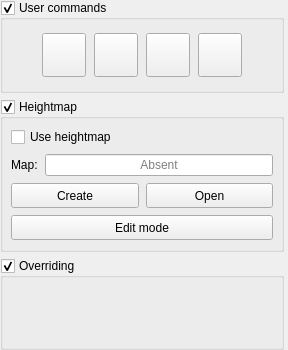
         <widget class="Widget" name="scrollAreaWidgetContents">
          <property name="geometry">
           <rect>
            <x>0</x>
            <y>0</y>
            <width>288</width>
            <height>350</height>
           </rect>
          </property>
          <property name="sizePolicy">
           <sizepolicy hsizetype="Minimum" vsizetype="Maximum">
            <horstretch>0</horstretch>
            <verstretch>0</verstretch>
           </sizepolicy>
          </property>
          <layout class="QVBoxLayout" name="verticalLayout_21">
           <property name="leftMargin">
            <number>0</number>
           </property>
           <property name="topMargin">
            <number>0</number>
           </property>
           <property name="rightMargin">
            <number>4</number>
           </property>
           <property name="bottomMargin">
            <number>0</number>
           </property>
           <item>
            <widget class="GroupBox" name="grpUserCommands">
             <property name="enabled">
              <bool>true</bool>
             </property>
             <property name="title">
              <string>User commands</string>
             </property>
             <property name="checkable">
              <bool>true</bool>
             </property>
             <property name="overrided" stdset="0">
              <bool>false</bool>
             </property>
             <layout class="QHBoxLayout" name="horizontalLayout_30">
              <property name="spacing">
               <number>9</number>
              </property>
              <property name="leftMargin">
               <number>8</number>
              </property>
              <property name="topMargin">
               <number>8</number>
              </property>
              <property name="rightMargin">
               <number>8</number>
              </property>
              <property name="bottomMargin">
               <number>8</number>
              </property>
              <item>
               <widget class="QWidget" name="widgetUserCommands" native="true">
                <layout class="QHBoxLayout" name="horizontalLayout_31">
                 <property name="leftMargin">
                  <number>0</number>
                 </property>
                 <property name="topMargin">
                  <number>0</number>
                 </property>
                 <property name="rightMargin">
                  <number>0</number>
                 </property>
                 <property name="bottomMargin">
                  <number>0</number>
                 </property>
                 <item>
                  <layout class="QGridLayout" name="gridLayout_7">
                   <property name="horizontalSpacing">
                    <number>8</number>
                   </property>
                   <item row="0" column="1">
                    <widget class="StyledToolButton" name="cmdUser1">
                     <property name="enabled">
                      <bool>true</bool>
                     </property>
                     <property name="minimumSize">
                      <size>
                       <width>44</width>
                       <height>44</height>
                      </size>
                     </property>
                     <property name="toolTip">
                      <string>Spindle on/off</string>
                     </property>
                     <property name="icon">
                      <iconset resource="images.qrc">
                       <normaloff>:/images/num2.png</normaloff>:/images/num2.png</iconset>
                     </property>
                     <property name="iconSize">
                      <size>
                       <width>30</width>
                       <height>30</height>
                      </size>
                     </property>
                    </widget>
                   </item>
                   <item row="0" column="3">
                    <widget class="StyledToolButton" name="cmdUser3">
                     <property name="enabled">
                      <bool>true</bool>
                     </property>
                     <property name="minimumSize">
                      <size>
                       <width>44</width>
                       <height>44</height>
                      </size>
                     </property>
                     <property name="toolTip">
                      <string>Spindle on/off</string>
                     </property>
                     <property name="icon">
                      <iconset resource="images.qrc">
                       <normaloff>:/images/num4.png</normaloff>:/images/num4.png</iconset>
                     </property>
                     <property name="iconSize">
                      <size>
                       <width>30</width>
                       <height>30</height>
                      </size>
                     </property>
                    </widget>
                   </item>
                   <item row="0" column="2">
                    <widget class="StyledToolButton" name="cmdUser2">
                     <property name="enabled">
                      <bool>true</bool>
                     </property>
                     <property name="minimumSize">
                      <size>
                       <width>44</width>
                       <height>44</height>
                      </size>
                     </property>
                     <property name="toolTip">
                      <string>Spindle on/off</string>
                     </property>
                     <property name="icon">
                      <iconset resource="images.qrc">
                       <normaloff>:/images/num3.png</normaloff>:/images/num3.png</iconset>
                     </property>
                     <property name="iconSize">
                      <size>
                       <width>30</width>
                       <height>30</height>
                      </size>
                     </property>
                    </widget>
                   </item>
                   <item row="0" column="0">
                    <widget class="StyledToolButton" name="cmdUser0">
                     <property name="enabled">
                      <bool>true</bool>
                     </property>
                     <property name="minimumSize">
                      <size>
                       <width>44</width>
                       <height>44</height>
                      </size>
                     </property>
                     <property name="toolTip">
                      <string>Spindle on/off</string>
                     </property>
                     <property name="icon">
                      <iconset resource="images.qrc">
                       <normaloff>:/images/num1.png</normaloff>:/images/num1.png</iconset>
                     </property>
                     <property name="iconSize">
                      <size>
                       <width>30</width>
                       <height>30</height>
                      </size>
                     </property>
                    </widget>
                   </item>
                  </layout>
                 </item>
                </layout>
               </widget>
              </item>
             </layout>
            </widget>
           </item>
           <item>
            <widget class="GroupBox" name="grpHeightMap">
             <property name="title">
              <string>Heightmap</string>
             </property>
             <property name="checkable">
              <bool>true</bool>
             </property>
             <property name="overrided" stdset="0">
              <bool>false</bool>
             </property>
             <layout class="QVBoxLayout" name="verticalLayout_16">
              <property name="leftMargin">
               <number>8</number>
              </property>
              <property name="topMargin">
               <number>8</number>
              </property>
              <property name="rightMargin">
               <number>8</number>
              </property>
              <property name="bottomMargin">
               <number>9</number>
              </property>
              <item>
               <widget class="QWidget" name="widgetHeightMap" native="true">
                <layout class="QVBoxLayout" name="verticalLayout_15">
                 <property name="spacing">
                  <number>7</number>
                 </property>
                 <property name="leftMargin">
                  <number>0</number>
                 </property>
                 <property name="topMargin">
                  <number>0</number>
                 </property>
                 <property name="rightMargin">
                  <number>0</number>
                 </property>
                 <property name="bottomMargin">
                  <number>0</number>
                 </property>
                 <item>
                  <widget class="QCheckBox" name="chkHeightMapUse">
                   <property name="text">
                    <string>Use heightmap</string>
                   </property>
                  </widget>
                 </item>
                 <item>
                  <layout class="QHBoxLayout" name="horizontalLayout_22">
                   <item>
                    <widget class="QLabel" name="label_15">
                     <property name="text">
                      <string>Map:</string>
                     </property>
                    </widget>
                   </item>
                   <item>
                    <widget class="QLineEdit" name="txtHeightMap">
                     <property name="focusPolicy">
                      <enum>Qt::NoFocus</enum>
                     </property>
                     <property name="text">
                      <string/>
                     </property>
                     <property name="alignment">
                      <set>Qt::AlignCenter</set>
                     </property>
                     <property name="readOnly">
                      <bool>true</bool>
                     </property>
                     <property name="placeholderText">
                      <string>Absent</string>
                     </property>
                    </widget>
                   </item>
                  </layout>
                 </item>
                 <item>
                  <layout class="QHBoxLayout" name="horizontalLayout_21">
                   <item>
                    <widget class="StyledToolButton" name="cmdHeightMapCreate">
                     <property name="sizePolicy">
                      <sizepolicy hsizetype="Preferred" vsizetype="Fixed">
                       <horstretch>0</horstretch>
                       <verstretch>0</verstretch>
                      </sizepolicy>
                     </property>
                     <property name="minimumSize">
                      <size>
                       <width>0</width>
                       <height>25</height>
                      </size>
                     </property>
                     <property name="text">
                      <string>Create</string>
                     </property>
                    </widget>
                   </item>
                   <item>
                    <widget class="StyledToolButton" name="cmdHeightMapLoad">
                     <property name="sizePolicy">
                      <sizepolicy hsizetype="Preferred" vsizetype="Fixed">
                       <horstretch>0</horstretch>
                       <verstretch>0</verstretch>
                      </sizepolicy>
                     </property>
                     <property name="minimumSize">
                      <size>
                       <width>0</width>
                       <height>25</height>
                      </size>
                     </property>
                     <property name="text">
                      <string>Open</string>
                     </property>
                    </widget>
                   </item>
                  </layout>
                 </item>
                 <item>
                  <widget class="StyledToolButton" name="cmdHeightMapMode">
                   <property name="sizePolicy">
                    <sizepolicy hsizetype="Preferred" vsizetype="Fixed">
                     <horstretch>0</horstretch>
                     <verstretch>0</verstretch>
                    </sizepolicy>
                   </property>
                   <property name="minimumSize">
                    <size>
                     <width>42</width>
                     <height>25</height>
                    </size>
                   </property>
                   <property name="text">
                    <string>Edit mode</string>
                   </property>
                   <property name="checkable">
                    <bool>true</bool>
                   </property>
                  </widget>
                 </item>
                </layout>
               </widget>
              </item>
             </layout>
            </widget>
           </item>
           <item>
            <widget class="GroupBox" name="grpOverriding">
             <property name="enabled">
              <bool>true</bool>
             </property>
             <property name="title">
              <string>Overriding</string>
             </property>
             <property name="checkable">
              <bool>true</bool>
             </property>
             <property name="overrided" stdset="0">
              <bool>false</bool>
             </property>
             <layout class="QHBoxLayout" name="horizontalLayout_14">
              <property name="leftMargin">
               <number>8</number>
              </property>
              <property name="topMargin">
               <number>8</number>
              </property>
              <property name="rightMargin">
               <number>8</number>
              </property>
              <property name="bottomMargin">
               <number>8</number>
              </property>
              <item>
               <widget class="QWidget" name="widgetFeed" native="true">
                <layout class="QVBoxLayout" name="verticalLayout_22">
                 <property name="leftMargin">
                  <number>0</number>
                 </property>
                 <property name="topMargin">
                  <number>0</number>
                 </property>
                 <property name="rightMargin">
                  <number>0</number>
                 </property>
                 <property name="bottomMargin">
                  <number>0</number>
                 </property>
                 <item>
                  <widget class="SliderBox" name="slbFeedOverride" native="true"/>
                 </item>
                 <item>
                  <widget class="SliderBox" name="slbRapidOverride" native="true"/>
                 </item>
                 <item>
                  <widget class="SliderBox" name="slbSpindleOverride" native="true"/>
                 </item>
                </layout>
               </widget>
              </item>
             </layout>
            </widget>
           </item>
          </layout>
         </widget>
